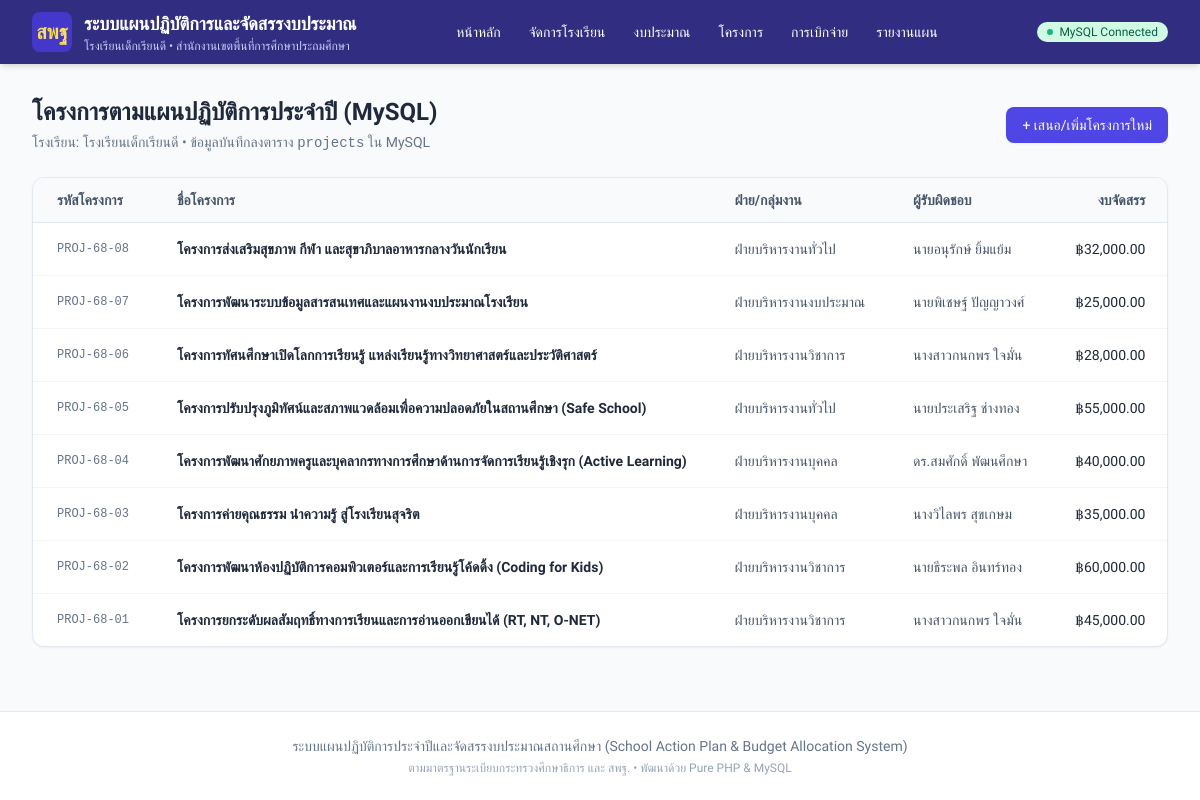
Screenshot of /php_app/projects/index.php with the database file from the repository.
### tables this page shows
CREATE TABLE IF NOT EXISTS `schools` (
  `id` INT UNSIGNED NOT NULL AUTO_INCREMENT,
  `school_code` VARCHAR(20) NOT NULL COMMENT 'รหัสสถานศึกษา 10 หลัก',
  `smis_code` VARCHAR(8) NOT NULL COMMENT 'รหัสสมัคร SMIS 8 หลัก สำหรับเปิดใช้งาน',
  `is_active` TINYINT(1) NOT NULL DEFAULT 1 COMMENT 'สถานะ: 1=เปิดใช้งาน, 0=ปิด/ระงับการใช้งาน',
  `school_key` VARCHAR(50) NOT NULL COMMENT 'School ID / Tenant Key ป้องกันข้อมูลชนกัน',
  `admin_username` VARCHAR(50) NOT NULL DEFAULT 'admin' COMMENT 'ID ผู้ดูแลระบบของโรงเรียน',
  `admin_password_plain` VARCHAR(100) DEFAULT '123456' COMMENT 'รหัสผ่านเข้าใช้งานของโรงเรียน',
  `admin_password_hash` VARCHAR(255) DEFAULT NULL COMMENT 'รหัสผ่านแฮช',
  `name` VARCHAR(255) NOT NULL COMMENT 'ชื่อโรงเรียน',
  `address` VARCHAR(255) DEFAULT NULL COMMENT 'ที่อยู่ / หมู่บ้าน',
  `subdistrict` VARCHAR(100) DEFAULT NULL COMMENT 'ตำบล / แขวง',
  `district` VARCHAR(100) DEFAULT NULL COMMENT 'อำเภอ / เขต',
  `province` VARCHAR(100) DEFAULT NULL COMMENT 'จังหวัด',
  `zipcode` VARCHAR(10) DEFAULT NULL COMMENT 'รหัสไปรษณีย์',
  `affiliation` VARCHAR(255) DEFAULT 'สำนักงานคณะกรรมการการศึกษาขั้นพื้นฐาน (สพฐ.)' COMMENT 'สังกัด',
  `education_area` VARCHAR(255) DEFAULT NULL COMMENT 'เขตพื้นที่การศึกษา',
  `fiscal_year` INT UNSIGNED DEFAULT 2568 COMMENT 'ปีงบประมาณปัจจุบัน',
  `director_name` VARCHAR(150) DEFAULT NULL COMMENT 'ชื่อผู้อำนวยการ',
  `phone` VARCHAR(50) DEFAULT NULL COMMENT 'เบอร์โทรศัพท์',
  `email` VARCHAR(100) DEFAULT NULL COMMENT 'อีเมล',
  `student_count` INT UNSIGNED DEFAULT 0 COMMENT 'จำนวนนักเรียน',
  `project_count` INT UNSIGNED DEFAULT 0 COMMENT 'จำนวนโครงการ',
  `total_budget` DECIMAL(15,2) DEFAULT 0.00 COMMENT 'งบประมาณรวม',
  `logo_url` LONGTEXT DEFAULT NULL COMMENT 'โลโก้โรงเรียนหรือ URL รูปภาพ',
  `notes` TEXT DEFAULT NULL COMMENT 'หมายเหตุ / บันทึกการเปิดใช้งาน',
  `created_at` TIMESTAMP DEFAULT CURRENT_TIMESTAMP,
  `updated_at` TIMESTAMP DEFAULT CURRENT_TIMESTAMP ON UPDATE CURRENT_TIMESTAMP,
  PRIMARY KEY (`id`),
  UNIQUE KEY `idx_school_code` (`school_code`),
  UNIQUE KEY `idx_smis_code` (`smis_code`),
  UNIQUE KEY `idx_school_key` (`school_key`)
);

CREATE TABLE IF NOT EXISTS `projects` (
  `id` INT UNSIGNED NOT NULL AUTO_INCREMENT,
  `school_id` INT UNSIGNED NOT NULL,
  `fiscal_year_id` INT UNSIGNED NOT NULL,
  `strategy_id` INT UNSIGNED DEFAULT NULL,
  `goal_id` INT UNSIGNED DEFAULT NULL,
  `indicator_id` INT UNSIGNED DEFAULT NULL,
  `project_code` VARCHAR(50) NOT NULL COMMENT 'รหัสโครงการ เช่น PROJ-68-01',
  `project_name` VARCHAR(255) NOT NULL COMMENT 'ชื่อโครงการ',
  `rationale` TEXT DEFAULT NULL COMMENT 'หลักการและเหตุผล',
  `objectives` TEXT DEFAULT NULL COMMENT 'วัตถุประสงค์',
  `quantitative_goals` TEXT DEFAULT NULL COMMENT 'เป้าหมายเชิงปริมาณ',
  `qualitative_goals` TEXT DEFAULT NULL COMMENT 'เป้าหมายเชิงคุณภาพ',
  `kpis` TEXT DEFAULT NULL COMMENT 'ตัวชี้วัดความสำเร็จ',
  `procedures` TEXT DEFAULT NULL COMMENT 'วิธีดำเนินงาน/ขั้นตอน',
  `duration_start` DATE DEFAULT NULL COMMENT 'วันเริ่มโครงการ',
  `duration_end` DATE DEFAULT NULL COMMENT 'วันสิ้นสุดโครงการ',
  `location` VARCHAR(255) DEFAULT NULL COMMENT 'สถานที่ดำเนินงาน',
  `target_group` VARCHAR(255) DEFAULT NULL COMMENT 'กลุ่มเป้าหมาย',
  `responsible_person` VARCHAR(150) NOT NULL COMMENT 'ผู้รับผิดชอบโครงการ',
  `responsible_id` INT UNSIGNED DEFAULT NULL COMMENT 'อ้างอิง user_id',
  `proposer_name` VARCHAR(150) DEFAULT NULL COMMENT 'ชื่อ-สกุล ครูผู้เสนอโครงการ',
  `proposer_citizen_id` VARCHAR(13) DEFAULT NULL COMMENT 'เลขประจำตัวประชาชน 13 หลัก ของครูผู้เสนอโครงการ',
  `original_budget` DECIMAL(14, 2) DEFAULT NULL COMMENT 'งบประมาณเดิมก่อนปรับเปลี่ยน',
  `budget_adjusted_at` TIMESTAMP NULL DEFAULT NULL COMMENT 'วันเวลาที่ปรับงบประมาณ',
  `budget_adjusted_by` VARCHAR(150) DEFAULT NULL COMMENT 'ผู้มีอำนาจที่อนุมัติปรับงบ',
  `budget_adjustment_reason` TEXT DEFAULT NULL COMMENT 'เหตุผลการปรับเปลี่ยนงบประมาณ',
  `closed_at` TIMESTAMP NULL DEFAULT NULL COMMENT 'วันเวลาที่ปิดโครงการ',
  `closed_by` VARCHAR(150) DEFAULT NULL COMMENT 'ผู้ปิดโครงการ',
  `closure_notes` TEXT DEFAULT NULL COMMENT 'บันทึกสรุปผลการดำเนินงานเมื่อปิดโครงการ',
  `attachment_name` VARCHAR(255) DEFAULT NULL COMMENT 'ชื่อไฟล์แนบโครงการหรือลิงก์เอกสาร',
  `department` VARCHAR(100) NOT NULL COMMENT 'ฝ่าย/งานที่รับผิดชอบ',
  `budget_source` VARCHAR(150) NOT NULL COMMENT 'แหล่งงบประมาณ',
  `allocated_budget` DECIMAL(14, 2) NOT NULL DEFAULT 0.00 COMMENT 'งบประมาณที่จัดสรร',
  `spent_budget` DECIMAL(14, 2) NOT NULL DEFAULT 0.00 COMMENT 'งบประมาณที่ใช้ไป',
  `remaining_budget` DECIMAL(14, 2) NOT NULL DEFAULT 0.00 COMMENT 'งบประมาณคงเหลือ',
  `status` ENUM('not_started', 'in_progress', 'completed') NOT NULL DEFAULT 'not_started' COMMENT 'สถานะโครงการ',
  `approval_status` ENUM('draft', 'pending', 'approved', 'rejected') NOT NULL DEFAULT 'approved' COMMENT 'สถานะอนุมัติ',
  `sort_order` INT UNSIGNED DEFAULT 1,
  `created_at` TIMESTAMP DEFAULT CURRENT_TIMESTAMP,
  `updated_at` TIMESTAMP DEFAULT CURRENT_TIMESTAMP ON UPDATE CURRENT_TIMESTAMP,
  PRIMARY KEY (`id`),
  UNIQUE KEY `idx_proj_code` (`school_id`, `fiscal_year_id`, `project_code`),
  CONSTRAINT `fk_proj_school` FOREIGN KEY (`school_id`) REFERENCES `schools` (`id`) ON DELETE CASCADE,
  CONSTRAINT `fk_proj_fy` FOREIGN KEY (`fiscal_year_id`) REFERENCES `fiscal_years` (`id`) ON DELETE CASCADE
);

### php_app/config/db.php (called while the page is built, shortened)
<?php
function getActiveSchool($pdo) {
    $activeId = $_SESSION['active_school_id'] ?? null;
    if ($activeId) {
        $stmt = $pdo->prepare("SELECT * FROM `schools` WHERE `id` = ? LIMIT 1");
        $stmt->execute([$activeId]);
        $school = $stmt->fetch();
        if ($school) return $school;
    }
    try {
        $stmt = $pdo->query("SELECT * FROM `schools` WHERE `is_active` = 1 ORDER BY `id` ASC LIMIT 1");
        $school = $stmt->fetch();
        if ($school) {
            return $school;
        }
    } catch (Exception $e) {}
    return [
        'id' => 1,
        'name' => 'โรงเรียนของคุณ (กรุณาเพิ่มโรงเรียน)',
        'director_name' => '',
        'province' => '',
        'education_area' => '',
    ];
}

### php_app/projects/index.php (the view, shortened to what this page needs)
<?php
require_once __DIR__ . '/../config/db.php';
$pdo = getDbConnection();
$activeSchool = getActiveSchool($pdo);
$schoolId = $activeSchool['id'] ?? 1;
$projects = [];
if ($pdo) {
    try {
        $stmt = $pdo->prepare("SELECT * FROM `projects` WHERE `school_id` = ? ORDER BY `id` DESC");
        $stmt->execute([$schoolId]);
        $projects = $stmt->fetchAll();
    } catch (Exception $e) {
        $errorMsg = 'ไม่สามารถดึงข้อมูลโครงการจาก MySQL ได้: ' . $e->getMessage();
    }
}
require_once __DIR__ . '/../includes/header.php';
?>
<div class="space-y-6">
    <div class="flex flex-col sm:flex-row justify-between items-start sm:items-center gap-4">
        <div>
            <h1 class="text-2xl font-bold text-slate-800">โครงการตามแผนปฏิบัติการประจำปี (MySQL)</h1>
            <p class="text-sm text-slate-500 mt-1">
                โรงเรียน: <?= htmlspecialchars($activeSchool['name']) ?> • ข้อมูลบันทึกลงตาราง <code>projects</code> ใน MySQL
            </p>
        </div>
        <a href="/php_app/projects/create.php" class="px-4 py-2 bg-indigo-600 hover:bg-indigo-700 text-white text-sm font-medium rounded-lg shadow-sm transition">
            + เสนอ/เพิ่มโครงการใหม่
        </a>
    </div>
    <div class="bg-white rounded-xl shadow-sm border border-slate-200 overflow-hidden">
        <div class="overflow-x-auto">
            <table class="min-w-full divide-y divide-slate-200 text-sm">
                <thead class="bg-slate-50">
                    <tr>
                        <th class="px-6 py-3 text-left font-semibold text-slate-600">รหัสโครงการ</th>
                        <th class="px-6 py-3 text-left font-semibold text-slate-600">ชื่อโครงการ</th>
                        <th class="px-6 py-3 text-left font-semibold text-slate-600">ฝ่าย/กลุ่มงาน</th>
                        <th class="px-6 py-3 text-left font-semibold text-slate-600">ผู้รับผิดชอบ</th>
                        <th class="px-6 py-3 text-right font-semibold text-slate-600">งบจัดสรร</th>
                    </tr>
                </thead>
                <tbody class="divide-y divide-slate-100">
                    <?php if (empty($projects)): ?>
                        <tr>
                            <td colspan="9" class="px-6 py-8 text-center text-slate-400">
                                ยังไม่มีข้อมูลโครงการใน MySQL กรุณากดปุ่ม "+ เสนอ/เพิ่มโครงการใหม่"
                            </td>
                        </tr>
                    <?php else: ?>
                        <?php foreach ($projects as $p): ?>
                            <tr class="hover:bg-slate-50">
                                <td class="px-6 py-4 whitespace-nowrap font-mono text-xs text-slate-500">
                                    <?= htmlspecialchars($p['project_code'] ?? '-') ?>
                                </td>
                                <td class="px-6 py-4 whitespace-nowrap font-semibold text-slate-800">
                                    <a href="/php_app/projects/view.php?id=<?= $p['id'] ?>" class="hover:text-indigo-600">
                                        <?= htmlspecialchars($p['project_name']) ?>
                                    </a>
                                </td>
                                <td class="px-6 py-4 whitespace-nowrap text-slate-600">
                                    <?= htmlspecialchars($p['department'] ?? '-') ?>
                                </td>
                                <td class="px-6 py-4 whitespace-nowrap text-slate-600">
                                    <?= htmlspecialchars($p['responsible_person'] ?? '-') ?>
                                </td>
                                <td class="px-6 py-4 whitespace-nowrap text-right font-medium text-slate-800">
                                    ฿<?= number_format($p['allocated_budget'] ?? 0, 2) ?>
                                </td>
                            </tr>
                        <?php endforeach; ?>
                    <?php endif; ?>
                </tbody>
            </table>
        </div>
    </div>
</div>
<?php require_once __DIR__ . '/../includes/footer.php'; ?>

### php_app/includes/header.php (shortened to what this page needs)
<?php
if (!defined('APP_INIT')) {
    require_once __DIR__ . '/../config/db.php';
}
$pdo = getDbConnection();
$activeSchool = getActiveSchool($pdo);
?>
<!DOCTYPE html>
<html lang="th">
<head>
    <script src="https://cdn.tailwindcss.com"></script>
</head>
<body class="bg-slate-50 text-slate-800 min-h-screen flex flex-col">
    <header class="bg-indigo-900 text-white shadow-md no-print">
        <div class="max-w-7xl mx-auto px-4 sm:px-6 lg:px-8">
            <div class="flex items-center justify-between h-16">
                <div class="flex items-center space-x-3">
                    <div class="w-10 h-10 rounded-lg bg-indigo-700 flex items-center justify-center font-bold text-xl text-yellow-300">
                        สพฐ
                    </div>
                    <div>
                        <a href="/php_app/index.php" class="font-bold text-lg hover:text-yellow-200 transition">
                            ระบบแผนปฏิบัติการและจัดสรรงบประมาณ
                        </a>
                        <div class="text-xs text-indigo-200">
                            <?= htmlspecialchars($activeSchool['name'] ?? 'โรงเรียนของท่าน') ?>
                            <?php if (!empty($activeSchool['education_area'])): ?>
                                • <?= htmlspecialchars($activeSchool['education_area']) ?>
                            <?php endif; ?>
                        </div>
                    </div>
                </div>
                <nav class="hidden md:flex space-x-1">
                    <a href="/php_app/index.php" class="px-3 py-2 rounded-md text-sm font-medium hover:bg-indigo-800 transition">
                        หน้าหลัก
                    </a>
                    <a href="/php_app/schools/index.php" class="px-3 py-2 rounded-md text-sm font-medium hover:bg-indigo-800 transition">
                        จัดการโรงเรียน
                    </a>
                    <a href="/php_app/budget/index.php" class="px-3 py-2 rounded-md text-sm font-medium hover:bg-indigo-800 transition">
                        งบประมาณ
                    </a>
                    <a href="/php_app/projects/index.php" class="px-3 py-2 rounded-md text-sm font-medium hover:bg-indigo-800 transition">
                        โครงการ
                    </a>
                    <a href="/php_app/transactions/index.php" class="px-3 py-2 rounded-md text-sm font-medium hover:bg-indigo-800 transition">
                        การเบิกจ่าย
                    </a>
                    <a href="/php_app/reports/index.php" class="px-3 py-2 rounded-md text-sm font-medium hover:bg-indigo-800 transition">
                        รายงานแผน
                    </a>
                </nav>
                <div class="flex items-center space-x-2">
                    <?php if ($pdo): ?>
                        <span class="inline-flex items-center px-2.5 py-0.5 rounded-full text-xs font-medium bg-emerald-100 text-emerald-800">
                            <span class="w-1.5 h-1.5 mr-1.5 bg-emerald-500 rounded-full"></span>
                            MySQL Connected
                        </span>
                    <?php endif; ?>
                </div>
            </div>
        </div>
    </header>
    <main class="flex-grow max-w-7xl w-full mx-auto px-4 sm:px-6 lg:px-8 py-8">

### php_app/includes/header.php (style rules this page uses)
body { font-family: 'Sarabun', sans-serif; }

### rows the page displays
schools: name "โรงเรียนเด็กเรียนดี", education_area "สำนักงานเขตพื้นที่การศึกษาประถมศึกษา"
projects: project_code "PROJ-68-08", project_name "โครงการส่งเสริมสุขภาพ กีฬา และสุขาภิบาลอาหารกลางวันนักเรียน", department "ฝ่ายบริหารงานทั่วไป", responsible_person "นายอนุรักษ์ ยิ้มแย้ม", allocated_budget "32,000.00"
projects: project_code "PROJ-68-07", project_name "โครงการพัฒนาระบบข้อมูลสารสนเทศและแผนงานงบประมาณโรงเรียน", department "ฝ่ายบริหารงานงบประมาณ", responsible_person "นายพิเชษฐ์ ปัญญาวงศ์", allocated_budget "25,000.00"
projects: project_code "PROJ-68-06", project_name "โครงการทัศนศึกษาเปิดโลกการเรียนรู้ แหล่งเรียนรู้ทางวิทยาศาสตร์และประวัติศาสตร์", department "ฝ่ายบริหารงานวิชาการ", responsible_person "นางสาวกนกพร ใจมั่น", allocated_budget "28,000.00"
projects: project_code "PROJ-68-05", project_name "โครงการปรับปรุงภูมิทัศน์และสภาพแวดล้อมเพื่อความปลอดภัยในสถานศึกษา (Safe School)", department "ฝ่ายบริหารงานทั่วไป", responsible_person "นายประเสริฐ ช่างทอง", allocated_budget "55,000.00"
projects: project_code "PROJ-68-04", project_name "โครงการพัฒนาศักยภาพครูและบุคลากรทางการศึกษาด้านการจัดการเรียนรู้เชิงรุก (Active Learning)", department "ฝ่ายบริหารงานบุคคล", responsible_person "ดร.สมศักดิ์ พัฒนศึกษา", allocated_budget "40,000.00"
projects: project_code "PROJ-68-03", project_name "โครงการค่ายคุณธรรม นำความรู้ สู่โรงเรียนสุจริต", department "ฝ่ายบริหารงานบุคคล", responsible_person "นางวิไลพร สุขเกษม", allocated_budget "35,000.00"
projects: project_code "PROJ-68-02", project_name "โครงการพัฒนาห้องปฏิบัติการคอมพิวเตอร์และการเรียนรู้โค้ดดิ้ง (Coding for Kids)", department "ฝ่ายบริหารงานวิชาการ", responsible_person "นายธีระพล อินทร์ทอง", allocated_budget "60,000.00"
projects: project_code "PROJ-68-01", project_name "โครงการยกระดับผลสัมฤทธิ์ทางการเรียนและการอ่านออกเขียนได้ (RT, NT, O-NET)", department "ฝ่ายบริหารงานวิชาการ", responsible_person "นางสาวกนกพร ใจมั่น", allocated_budget "45,000.00"
